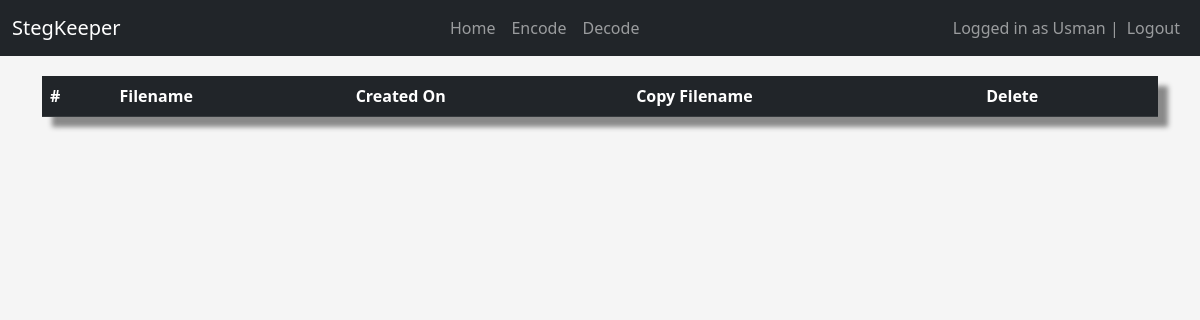
The app's page / (signed in), older data.
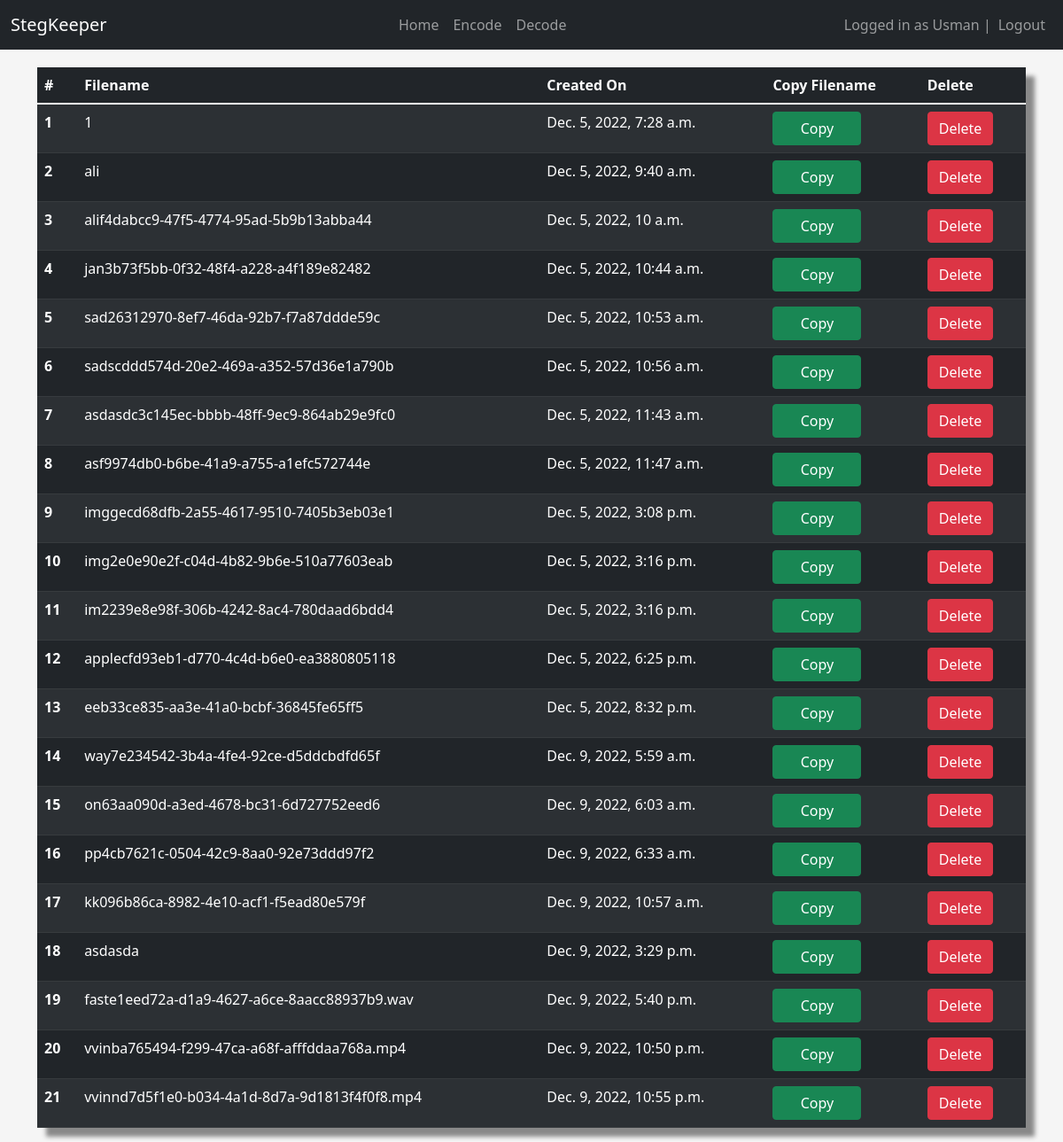
The same page, newer data.
### main/models.py (models this page shows, shortened)
class Steg(models.Model):
    user=models.ForeignKey(User,on_delete=models.CASCADE)
    filename=models.CharField(max_length=50)
    user_key=models.CharField(max_length=100)
    generated_key=models.CharField(max_length=100)
    salt=models.CharField(max_length=150)
    nonce=models.CharField(max_length=150)
    tag=models.CharField(max_length=150)
    created_at = models.DateTimeField(auto_now_add=True)
    updated_at = models.DateTimeField(auto_now=True)

### main/views.py (the view)
# urls.py: 2. Add a URL to urlpatterns:  path('', views.home, name='home')
@login_required(login_url="/login")
def home(request):
    print(request.user)
    data=Steg.objects.filter(user=request.user)
    return render(request,'main/home.html',{"data":data})

### main/templates/main/home.html (shortened to what this page needs)
{% extends 'main/base.html' %} {% block title %}Home Page{% endblock %}
{% block content %}
<head>
</head>
<table
  class="table table-striped table-dark"
  style="-webkit-box-shadow: 10px 10px 5px #898989"
>
  <thead class="thead-dark">
    <tr>
      <th scope="col">#</th>
      <th scope="col">Filename</th>
      <th scope="col">Created On</th>
      <th scope="col">Copy Filename</th>
      <th scope="col">Delete</th>
    </tr>
  </thead>
  <tbody>
    {% for enc in data %}
    <tr id="{{ forloop.counter }}">
      <th scope="row">{{ forloop.counter }}</th>
      <td class="Filename">{{enc.filename}}</td>
      <td>{{enc.created_at}}</td>
      <form>
        <td><button type="button copybtn" class="btn btn-success" style="width:100px;" onClick="copyFilename()" >Copy</button></td>
      </form>
      <form method="post">
        <td><button  type="submit" formaction={% url 'delete' enc.filename forloop.counter  %} class="btn btn-danger">Delete</button></td>
      </form>
    </tr>
    {% endfor %}
  </tbody>
</table>
{% endblock %}

### main/templates/main/base.html (shortened to what this page needs)
{% load static %}
<!DOCTYPE html>
<html lang="en">
  <head>
    <link
      href="https://cdn.jsdelivr.net/npm/bootstrap@5.1.3/dist/css/bootstrap.min.css"
      rel="stylesheet"
    />
    <link href="//netdna.bootstrapcdn.com/font-awesome/3.2.1/css/font-awesome.css" rel="stylesheet">
  </head>
  <body>
    <nav
      class="navbar navbar-expand-lg navbar-dark bg-dark "
    >
      <div class="container-fluid" >
      <a class="navbar-brand" href="/home">StegKeeper</a>
        <div>
          <ul class="navbar-nav">
            <li class="nav-item">
              <a class="nav-link" href="/home">Home</a>
            </li>
            <li class="nav-item">
              <a class="nav-link" href="/steg">Encode</a>
            </li>
            <li class="nav-item">
              <a class="nav-link" href="/decode">Decode</a>
            </li>
          </ul>
        </div>
        <div>
          <ul class="navbar-nav">
            {% if user.is_authenticated %}
            <span class="navbar-text">Logged in as {{user.username}} | </span>
            <li class="nav-item">
              <a class="nav-link" href="/logout">Logout</a>
            </li>
            {% else %}
            <li class="nav-item">
              <a class="nav-link" href="/login">Login</a>
            </li>
            {% endif %}
          </ul>
        </div>
      </div>
    </nav>
    <div class="container" style={{'margin-top:20px;'}}>{% block content %} {% endblock %}</div>
  </body>
</html>

### main/templates/main/base.html (style rules this page uses)
* { scrollbar-width: thin; }
html, body { max-width: 100%; overflow-x: hidden; }
body { background-color: #F5F5F5; }
form { background-color: #fff; max-width: 600px; margin: auto; padding: 50px 70px; border-top-left-radius: 30px; border-top-right-radius: 30px; box-shadow: 10px 5px 5px #888888;; }

Row changes from the older to the newer data that the page shows:
added Steg: filename "1", created_at "Dec. 5, 2022, 7:28 a.m."
added Steg: filename "ali", created_at "Dec. 5, 2022, 9:40 a.m."
added Steg: filename "alif4dabcc9-47f5-4774-95ad-5b9b13abba44", created_at "Dec. 5, 2022, 10 a.m."
added Steg: filename "jan3b73f5bb-0f32-48f4-a228-a4f189e82482", created_at "Dec. 5, 2022, 10:44 a.m."
added Steg: filename "sad26312970-8ef7-46da-92b7-f7a87ddde59c", created_at "Dec. 5, 2022, 10:53 a.m."
added Steg: filename "sadscddd574d-20e2-469a-a352-57d36e1a790b", created_at "Dec. 5, 2022, 10:56 a.m."
added Steg: filename "asdasdc3c145ec-bbbb-48ff-9ec9-864ab29e9fc0", created_at "Dec. 5, 2022, 11:43 a.m."
added Steg: filename "asf9974db0-b6be-41a9-a755-a1efc572744e", created_at "Dec. 5, 2022, 11:47 a.m."
added Steg: filename "imggecd68dfb-2a55-4617-9510-7405b3eb03e1", created_at "Dec. 5, 2022, 3:08 p.m."
added Steg: filename "img2e0e90e2f-c04d-4b82-9b6e-510a77603eab", created_at "Dec. 5, 2022, 3:16 p.m."
added Steg: filename "im2239e8e98f-306b-4242-8ac4-780daad6bdd4", created_at "Dec. 5, 2022, 3:16 p.m."
added Steg: filename "applecfd93eb1-d770-4c4d-b6e0-ea3880805118", created_at "Dec. 5, 2022, 6:25 p.m."
added Steg: filename "eeb33ce835-aa3e-41a0-bcbf-36845fe65ff5", created_at "Dec. 5, 2022, 8:32 p.m."
added Steg: filename "way7e234542-3b4a-4fe4-92ce-d5ddcbdfd65f", created_at "Dec. 9, 2022, 5:59 a.m."
added Steg: filename "on63aa090d-a3ed-4678-bc31-6d727752eed6", created_at "Dec. 9, 2022, 6:03 a.m."
added Steg: filename "pp4cb7621c-0504-42c9-8aa0-92e73ddd97f2", created_at "Dec. 9, 2022, 6:33 a.m."
added Steg: filename "kk096b86ca-8982-4e10-acf1-f5ead80e579f", created_at "Dec. 9, 2022, 10:57 a.m."
added Steg: filename "asdasda", created_at "Dec. 9, 2022, 3:29 p.m."
added Steg: filename "faste1eed72a-d1a9-4627-a6ce-8aacc88937b9.wav", created_at "Dec. 9, 2022, 5:40 p.m."
added Steg: filename "vvinba765494-f299-47ca-a68f-afffddaa768a.mp4", created_at "Dec. 9, 2022, 10:50 p.m."
added Steg: filename "vvinnd7d5f1e0-b034-4a1d-8d7a-9d1813f4f0f8.mp4", created_at "Dec. 9, 2022, 10:55 p.m."
